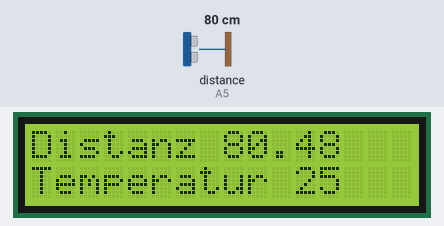
A sketch run on a simulated Arduino Uno, built with avr-gcc and run on an emulated ATmega328P. Parts: 16×2 character LCD. Wiring (inferred from the names in the program): ultrasonic range finder: trigger A4; echo A5. Inputs (shaded band) come from the test bench; at power-on: distance to the obstacle (sensor on A5) 80 cm. The echo pulse lasts 58.3 µs per cm.

Above: at 1.2 s.
1.3 s: distance to the obstacle (sensor on A5) set to 2 cm
At 1.42 s:
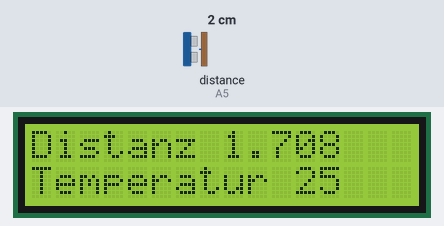
2.8 s: distance to the obstacle (sensor on A5) set to 4 cm
At 3.6 s:
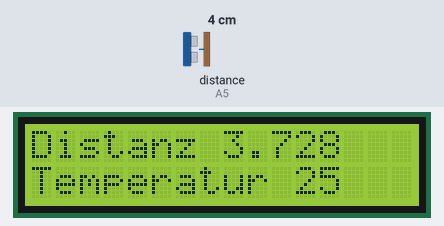
4.3 s: distance to the obstacle (sensor on A5) set to 299 cm
At 4.55 s:
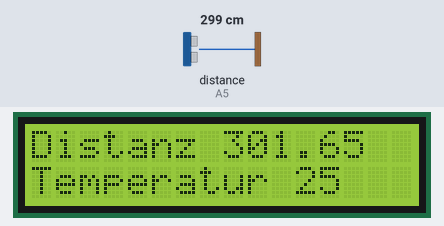

Measured:
- after the input at 1.3 s, the display: first changes at once (image 1 shows a later state)
- after the input at 2.8 s, the display: changes at once (image 2)
- after the input at 4.3 s, the display: changes at once (image 3)

The sketch:

D_DistanceMeasurement.ino
```cpp
#include <LiquidCrystal.h>

LiquidCrystal lcd(8, 13, 9, 4, 5, 6, 7); // diese Pins werden benutzt

const int trigPin = A4;
const int echoPin = A5;
float temp = 25;
const float us_speed = (331.3 + (0.606 * temp)) / 1000 / 1000 * 100;

float distance;

void showMeanDistance(){
  lcd.setCursor(0, 0);
  lcd.print("Distanz ");
  lcd.print(distance, 2);
  // Todo Positionskorrektur
  lcd.setCursor(0, 1);
  lcd.print("Temperatur ");
  lcd.print(temp, 0);
}

void readMeanDistance(){
  long duration = 0;
  digitalWrite(trigPin, LOW);
  delayMicroseconds(5);
  digitalWrite(trigPin, HIGH);
  delayMicroseconds(10);
  digitalWrite(trigPin, LOW);
  duration = pulseIn(echoPin, HIGH);
  distance = duration * us_speed / 2;
  // Todo Mittelwertbildung
}

void setup()
{
  lcd.begin(16, 2);
  lcd.clear();
  pinMode(trigPin, OUTPUT);
  pinMode(echoPin, INPUT);
  Serial.begin(9600);
}

void loop()
{
  readMeanDistance();
  showMeanDistance();
  delay(50);
}
```
